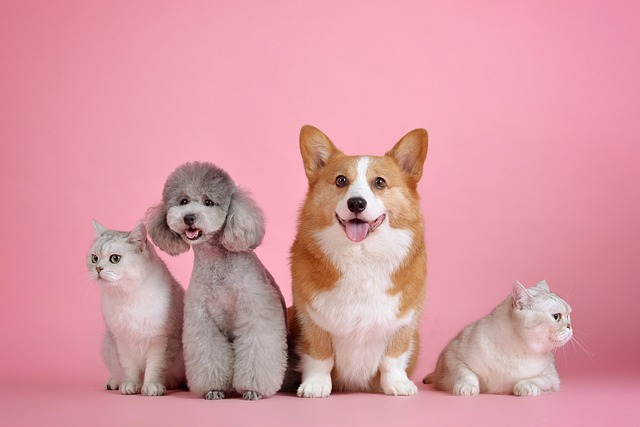
#> input picture data/pets.jpg, 640 x 427 px
$ jupyter execute --allow-errors 'ex03) 이미지 및 동영상 실습.ipynb'
#> lines starting #> are read from the running program, lines starting #| are printed output that depends on the picture
[cell 1]
import cv2
import matplotlib.pyplot as plt

[cell 2]
# cv2 이미지 출력하는 기능 실행
img = cv2.imread('./data/pets.jpg')
#> img is the input picture: shape (427, 640, 3); mean B, G, R 162.4, 153.1, 217.7

cv2.imshow('pet', img)

#언제까지 창이 켜져 있게 할 건지
# 닫힘 기능
print( cv2.waitKey(0)) # 무한대기
cv2.destroyAllWindows()

### 동영상 출력하기
- cv2. waitKey(밀리초) : 동영상이 실행되는 시간에 대해서 제어
- cv2. waitKey() : 사용자의 키보드로부터 입력된 값을 반환  -> 윈도우 창 꺼지는 기능

[cell 3]
cap = cv2.VideoCapture('./data/dogs.mp4') #영상(비디오 객체) 가져옴

while True: #계속 실행, 동영상 : 연속적인 이미지
    ch, frame = cap.read() # ch : 성공여부(T or F), frame: 받아온 이미지
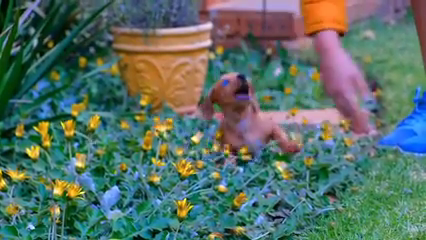
#> input picture frame 96 of data/dogs.mp4, 426 x 240 px
#> frame is the input picture: shape (240, 426, 3); mean B, G, R 101.4, 110.9, 88.1

    # 실패할 경우 while 멈추기
    #False일 경우 실행되는 문장
    if not ch:
        print('동영상 재생 끝 or 읽기 실패')
        break

    # 제대로 읽었을 경우
    cv2.imshow('video1', frame) # [중요!!] 동영상도 이미지 출력과 같은 이치, while문 안에 있기 때문에 연속 출력되어 동영상으로 보이는 것.

    # q라고 하는 알파벳을 클릭 > 동영상 윈도우창 꺼짐
    key = cv2.waitKey(33) # 속도 제어, 사용자 입력값은 key에 저장
#> (key q is pressed here)

    #통상 33 정도 넣으면 프레임이 자연스러움. waitKey(1000) 입력 시, 1초마다 이미지 보여져 동영상처럼 보이지 않게 됨.

    #if key == 'q':
    if key == ord('q'): #아스키코드로 바꿔줌
        print('사용자에 의해 영상이 종료')
        break

cap.release() # 카메라 연결 자원 해제
cv2.destroyAllWindows()

[cell 4]
cap = cv2.VideoCapture(0) #영상(비디오 객체) 가져옴

while True: #계속 실행, 동영상 : 연속적인 이미지
    ch, frame = cap.read() # ch : 성공여부(T or F), frame: 받아온 이미지

    # 실패할 경우 while 멈추기
    #False일 경우 실행되는 문장
    if not ch:
        print('동영상 재생 끝 or 읽기 실패')
        break

    # 제대로 읽었을 경우
    cv2.imshow('video1', frame) # [중요!!] 동영상도 이미지 출력과 같은 이치, while문 안에 있기 때문에 연속 출력되어 동영상으로 보이는 것.

    # q라고 하는 알파벳을 클릭 > 동영상 윈도우창 꺼짐
    key = cv2.waitKey(33) # 속도 제어, 사용자 입력값은 key에 저장
#> (key q is pressed here)

    #통상 33 정도 넣으면 프레임이 자연스러움. waitKey(1000) 입력 시, 1초마다 이미지 보여져 동영상처럼 보이지 않게 됨.

    #if key == 'q':
    if key == ord('q'): #아스키코드로 바꿔줌
        print('사용자에 의해 영상이 종료')
        break

cap.release() # 카메라 연결 자원 해제
cv2.destroyAllWindows()

[cell 5]
cap = cv2.VideoCapture(0) #cap 비디오 객체 가져옴. 0 = 노트북 내장 카메라 연결
cnt = 0

while True: #계속 실행, 동영상 : 연속적인 이미지
    ch, frame = cap.read() # ch:성공여부(T or F), frame: 받아온 이미지

    # 실패할 경우 while 멈추기
    #False일 경우 실행되는 문장
    if not ch:
        print('동영상 재생 끝 or 읽기 실패')
        break

    # 제대로 읽었을 경우
    cv2.imshow('video1', frame) # [중요!!] 동영상도 이미지 출력과 같은 이치, while문 안에 있기 때문에 연속 출력되어 동영상으로 보이는 것.

    # q라고 하는 알파벳을 클릭 > 동영상 윈도우창 꺼짐
    key = cv2.waitKey(33) # 속도 제어, 사용자 입력값은 key에 저장
#> (key q is pressed here)
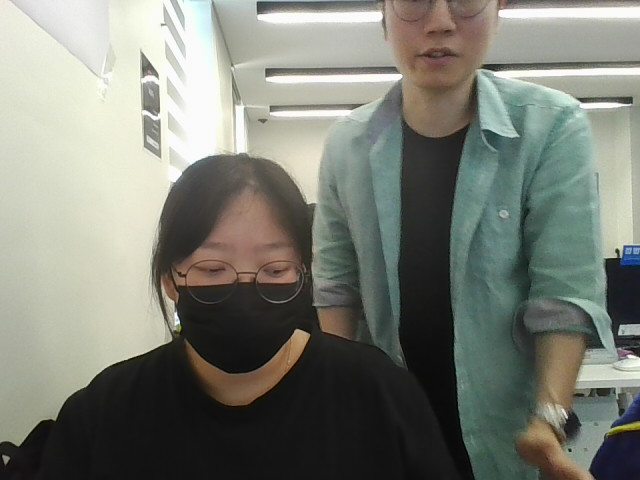
#> input picture data/dog_img1.png, 640 x 480 px
#> further down, selca is the input picture: shape (480, 640, 3); mean B, G, R 117.1, 126.4, 123.5
    #통상 33 정도 넣으면 프레임이 자연스러움. waitKey(1000) 입력 시, 1초마다 이미지 보여져 동영상처럼 보이지 않게 됨.

    #if key == 'q':
    if key == ord('q'): #아스키코드로 바꿔줌
        print('사용자에 의해 영상이 종료')
        break

    #사진 찍기, 프레임 저장하기
    if key == ord('w') : #사용자가 'w'를 입력한다면
        cnt += 1
        print(f'./data/dog_img{cnt}.png 사진 저장')
        cv2.imwrite(f'./data/dog_img{cnt}.png', frame, params=[cv2.IMWRITE_PNG_COMPRESSION,0])
        #imwrite 이미지 저장 함수
        #imwrite(경로, 저장할 이미지, 이미지 저장시의 옵션 (압축 정도, 0일 경우 최고화질))

cap.release() # 카메라 연결 자원 해제
cv2.destroyAllWindows()

[cell 6]
plt.xticks([]) #격자 표시 제거
plt.yticks([]) # 격자 표시 제거
#> (the rest of this cell did not finish here and is left out)
